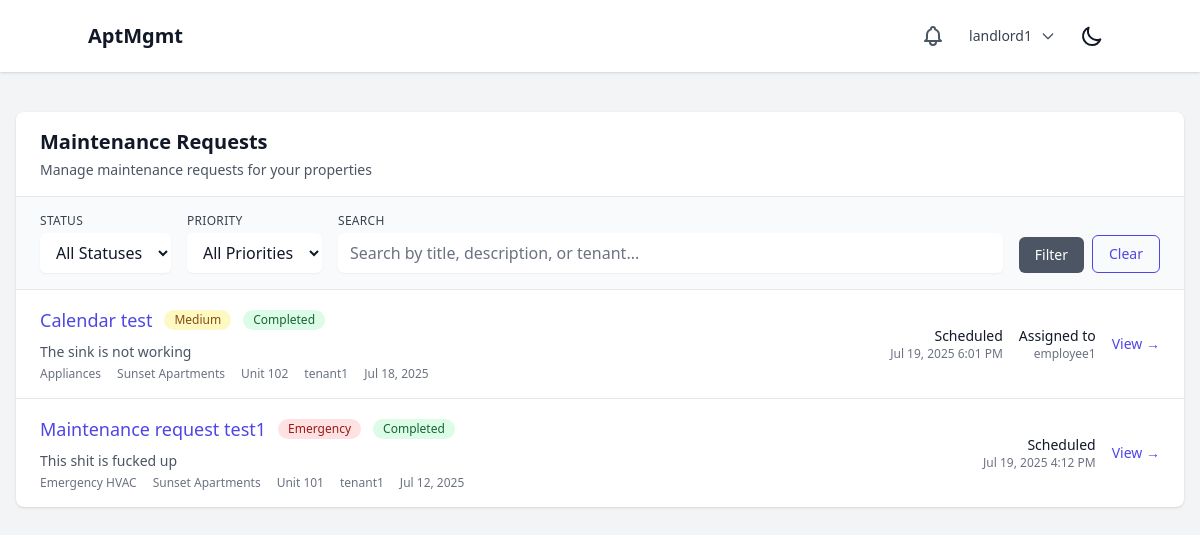
The page /maintenance/ (signed in) on the database as committed earlier.
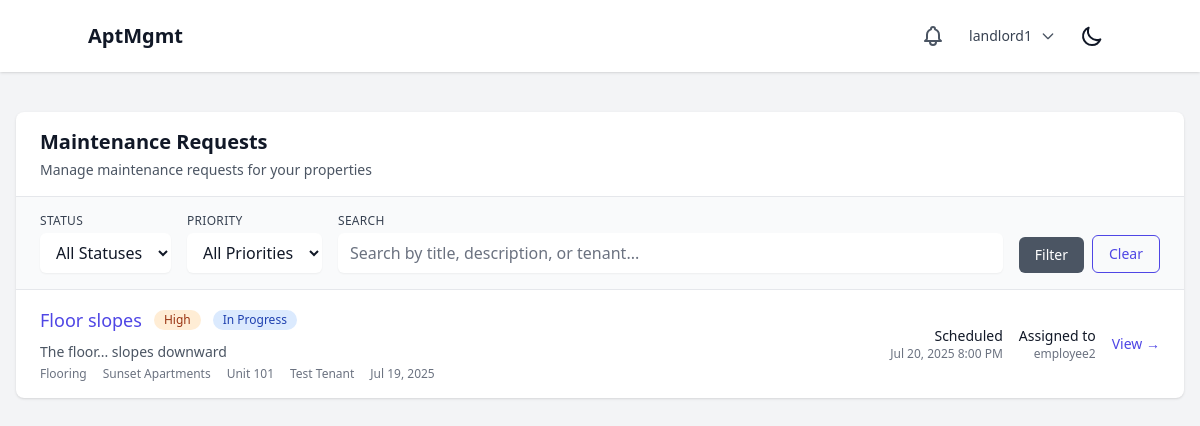
The same page on the database as committed later.
### maintenance/models.py (models this page shows, shortened)
class MaintenanceRequest(models.Model):
    class Status(models.TextChoices):
        SUBMITTED = "SUBMITTED", "Submitted"
        IN_PROGRESS = "IN_PROGRESS", "In Progress"
        SCHEDULED = "SCHEDULED", "Scheduled"
        COMPLETED = "COMPLETED", "Completed"
        CANCELLED = "CANCELLED", "Cancelled"
    class Priority(models.TextChoices):
        LOW = "LOW", "Low"
        MEDIUM = "MEDIUM", "Medium"
        HIGH = "HIGH", "High"
        EMERGENCY = "EMERGENCY", "Emergency"
    title = models.CharField(max_length=200)
    description = models.TextField()
    category = models.ForeignKey(MaintenanceCategory, on_delete=models.CASCADE, related_name="requests")
    property = models.ForeignKey(Property, on_delete=models.CASCADE, related_name="maintenance_requests")
    apartment_unit = models.ForeignKey(ApartmentUnit, on_delete=models.CASCADE, related_name="maintenance_requests", null=True, blank=True)
    location_details = models.CharField(max_length=200, blank=True, help_text="Specific location within unit (e.g., kitchen sink, bathroom)")
    tenant = models.ForeignKey(settings.AUTH_USER_MODEL, on_delete=models.CASCADE, related_name="maintenance_requests")
    status = models.CharField(max_length=20, choices=Status.choices, default=Status.SUBMITTED)
    priority = models.CharField(max_length=20, choices=Priority.choices, default=Priority.MEDIUM)
    assigned_to = models.ForeignKey(settings.AUTH_USER_MODEL, on_delete=models.SET_NULL, null=True, blank=True, related_name="assigned_maintenance_requests")
    scheduled_date = models.DateTimeField(null=True, blank=True)
    estimated_completion = models.DateTimeField(null=True, blank=True)
    created_at = models.DateTimeField(auto_now_add=True)
    updated_at = models.DateTimeField(auto_now=True)
    completed_at = models.DateTimeField(null=True, blank=True)
    class Meta:
        ordering = ['-created_at']

class MaintenanceCategory(models.Model):
    name = models.CharField(max_length=100, unique=True)
    description = models.TextField(blank=True)
    is_emergency = models.BooleanField(default=False)
    created_at = models.DateTimeField(auto_now_add=True)
    class Meta:
        verbose_name_plural = "Maintenance Categories"
        ordering = ['name']

### properties/models.py (models this page shows, shortened)
class Property(models.Model):
    company = models.ForeignKey(Company, on_delete=models.CASCADE, related_name="properties")
    name = models.CharField(max_length=255)
    address = models.TextField()
    created_at = models.DateTimeField(auto_now_add=True)
    updated_at = models.DateTimeField(auto_now=True)
    class Meta:
        verbose_name_plural = "Properties"

class ApartmentUnit(models.Model):
    property = models.ForeignKey(Property, on_delete=models.CASCADE, related_name="units")
    unit_number = models.CharField(max_length=50)
    bedrooms = models.PositiveIntegerField()
    bathrooms = models.PositiveIntegerField()
    rent_amount = models.DecimalField(max_digits=10, decimal_places=2, default=0)
    is_occupied = models.BooleanField(default=False)
    created_at = models.DateTimeField(auto_now_add=True)
    updated_at = models.DateTimeField(auto_now=True)
    class Meta:
        unique_together = ('property', 'unit_number')
        verbose_name_plural = "Apartment Units"

### users/models.py (models this page shows, shortened)
class User(AbstractUser):
    class Role(models.TextChoices):
        SUPERUSER = "SUPERUSER", "Superuser"
        LANDLORD = "LANDLORD", "Landlord"
        EMPLOYEE = "EMPLOYEE", "Employee"
        TENANT = "TENANT", "Tenant"
    role = models.CharField(max_length=50, choices=Role.choices)
    company = models.ForeignKey(Company, on_delete=models.CASCADE, related_name="users", null=True, blank=True)
    property = models.ForeignKey(Property, on_delete=models.SET_NULL, related_name="users", null=True, blank=True)
    apartment_unit = models.ForeignKey('properties.ApartmentUnit', on_delete=models.SET_NULL, null=True, blank=True, related_name="tenant")
    phone_number = models.CharField(max_length=20, blank=True, null=True)
    emergency_contact_name = models.CharField(max_length=100, blank=True, null=True)
    emergency_contact_phone = models.CharField(max_length=20, blank=True, null=True)
    emergency_contact_relationship = models.CharField(max_length=50, blank=True, null=True)

### maintenance/views.py (the view)
# urls.py: path('', views.maintenance_list, name='list'),
@login_required
def maintenance_list(request):
    user = request.user
    if user.role == User.Role.TENANT:
        requests = MaintenanceRequest.objects.filter(tenant=user)
    elif user.role in [User.Role.LANDLORD, User.Role.EMPLOYEE]:
        requests = MaintenanceRequest.objects.filter(property__company=user.company)
        if user.property:
            requests = requests.filter(property=user.property)
    else:  # Superuser
        requests = MaintenanceRequest.objects.all()
    status = request.GET.get('status')
    if status:
        requests = requests.filter(status=status)
    priority = request.GET.get('priority')
    if priority:
        requests = requests.filter(priority=priority)
    search = request.GET.get('search')
    if search:
        requests = requests.filter(
            Q(title__icontains=search) |
            Q(description__icontains=search) |
            Q(tenant__username__icontains=search)
        )
    requests = requests.order_by('-created_at')
    paginator = Paginator(requests, 10)
    page_number = request.GET.get('page')
    page_obj = paginator.get_page(page_number)
    context = {
        'page_obj': page_obj,
        'status_choices': MaintenanceRequest.Status.choices,
        'priority_choices': MaintenanceRequest.Priority.choices,
        'current_status': status,
        'current_priority': priority,
        'search_query': search,
    }
    return render(request, 'maintenance/list.html', context)

### core/context_processors.py (called while the page is built)
def notifications(request):
    if request.user.is_authenticated:
        unread_notifications = Notification.objects.filter(
            recipient=request.user,
            is_read=False
        ).order_by('-created_at')
        recent_unread_notifications = unread_notifications[:5]
        return {
            'unread_notifications_count': unread_notifications.count(),
            'recent_notifications': recent_unread_notifications,
            'has_unread_notifications': unread_notifications.exists(),
        }
    return {
        'unread_notifications_count': 0,
        'recent_notifications': [],
        'has_unread_notifications': False,
    }

### maintenance/templates/maintenance/list.html (shortened to what the changed rows need)
{% extends 'base.html' %}
{% load form_tags %}
{% block content %}
<div class="max-w-7xl mx-auto py-6">
    <div class="bg-white dark:bg-gray-800 shadow rounded-lg">
        <div class="px-6 py-4 border-b border-gray-200 dark:border-gray-700">
            <div class="flex justify-between items-center">
                <div>
                    <h1 class="text-xl font-semibold text-gray-900 dark:text-white">Maintenance Requests</h1>
                </div>
            </div>
        </div>
        <div class="divide-y divide-gray-200 dark:divide-gray-700">
            {% for request in page_obj %}
                <div class="px-6 py-4 hover:bg-gray-50 dark:hover:bg-gray-700">
                    <div class="flex items-center justify-between">
                        <div class="flex-1">
                            <div class="flex items-center space-x-3">
                                <a href="{% url 'maintenance:detail' request.pk %}" class="text-lg font-medium text-indigo-600 dark:text-indigo-400 hover:text-indigo-900 dark:hover:text-indigo-300">
                                    {{ request.title }}
                                </a>
                                {% if request.priority == 'EMERGENCY' %}
                                    <span class="inline-flex items-center px-2.5 py-0.5 rounded-full text-xs font-medium bg-red-100 text-red-800">
                                        Emergency
                                    </span>
                                {% elif request.priority == 'HIGH' %}
                                    <span class="inline-flex items-center px-2.5 py-0.5 rounded-full text-xs font-medium bg-orange-100 text-orange-800">
                                        High
                                    </span>
                                {% elif request.priority == 'MEDIUM' %}
                                    <span class="inline-flex items-center px-2.5 py-0.5 rounded-full text-xs font-medium bg-yellow-100 text-yellow-800">
                                        Medium
                                    </span>
                                {% else %}
                                    <span class="inline-flex items-center px-2.5 py-0.5 rounded-full text-xs font-medium bg-gray-100 text-gray-800">
                                        Low
                                    </span>
                                {% endif %}
                                {% if request.status == 'COMPLETED' %}
                                    <span class="inline-flex items-center px-2.5 py-0.5 rounded-full text-xs font-medium bg-green-100 text-green-800">
                                        Completed
                                    </span>
                                {% elif request.status == 'IN_PROGRESS' %}
                                    <span class="inline-flex items-center px-2.5 py-0.5 rounded-full text-xs font-medium bg-blue-100 text-blue-800">
                                        In Progress
                                    </span>
                                {% elif request.status == 'SCHEDULED' %}
                                    <span class="inline-flex items-center px-2.5 py-0.5 rounded-full text-xs font-medium bg-purple-100 text-purple-800">
                                        Scheduled
                                    </span>
                                {% elif request.status == 'CANCELLED' %}
                                    <span class="inline-flex items-center px-2.5 py-0.5 rounded-full text-xs font-medium bg-gray-100 text-gray-800">
                                        Cancelled
                                    </span>
                                {% else %}
                                    <span class="inline-flex items-center px-2.5 py-0.5 rounded-full text-xs font-medium bg-yellow-100 text-yellow-800">
                                        Submitted
                                    </span>
                                {% endif %}
                            </div>
                            <div class="mt-2 text-sm text-gray-600 dark:text-gray-400">
                                <p class="line-clamp-2">{{ request.description|truncatewords:20 }}</p>
                                <div class="mt-1 flex flex-wrap items-center text-xs text-gray-500 dark:text-gray-400 space-x-4">
                                    <span>{{ request.category.name }}</span>
                                    <span>{{ request.property.name }}</span>
                                    {% if request.apartment_unit %}
                                        <span>Unit {{ request.apartment_unit.unit_number }}</span>
                                    {% endif %}
                                    {% if user.role != 'TENANT' %}
                                        <span>{{ request.tenant.get_full_name|default:request.tenant.username }}</span>
                                    {% endif %}
                                    <span>{{ request.created_at|date:"M d, Y" }}</span>
                                </div>
                            </div>
                        </div>
                        <div class="flex items-center space-x-4">
                            {% if request.scheduled_date %}
                                <div class="text-right">
                                    <div class="text-sm font-medium text-gray-900 dark:text-white">Scheduled</div>
                                    <div class="text-xs text-gray-500 dark:text-gray-400">{{ request.scheduled_date|date:"M d, Y g:i A" }}</div>
                                </div>
                            {% endif %}
                            {% if request.assigned_to %}
                                <div class="text-right">
                                    <div class="text-sm font-medium text-gray-900 dark:text-white">Assigned to</div>
                                    <div class="text-xs text-gray-500 dark:text-gray-400">{{ request.assigned_to.get_full_name|default:request.assigned_to.username }}</div>
                                </div>
                            {% endif %}
                            <a href="{% url 'maintenance:detail' request.pk %}"
                               class="text-indigo-600 dark:text-indigo-400 hover:text-indigo-900 dark:hover:text-indigo-300 text-sm font-medium">
                                View →
                            </a>
                        </div>
                    </div>
                </div>
            {% endfor %}
        </div>
    </div>
</div>
{% endblock %}

Rows that differ between the two databases and show on the page:
removed MaintenanceRequest: title "Calendar test", priority "Medium", status "Completed", description "The sink is not working", category.name "Appliances", property.name "Sunset Apartments", apartment_unit.unit_number "102", tenant.get_full_name "tenant1", created_at "Jul 18, 2025", scheduled_date "Jul 19, 2025 6:01 PM", assigned_to.get_full_name "employee1"
removed MaintenanceRequest: title "Maintenance request test1", priority "Emergency", status "Completed", description "This shit is fucked up", category.name "Emergency HVAC", property.name "Sunset Apartments", apartment_unit.unit_number "101", tenant.get_full_name "tenant1", created_at "Jul 12, 2025", scheduled_date "Jul 19, 2025 4:12 PM"
added MaintenanceRequest: title "Floor slopes", priority "High", status "In Progress", description "The floor... slopes downward", category.name "Flooring", property.name "Sunset Apartments", apartment_unit.unit_number "101", tenant.get_full_name "Test Tenant", created_at "Jul 19, 2025", scheduled_date "Jul 20, 2025 8:00 PM", assigned_to.get_full_name "employee2"
